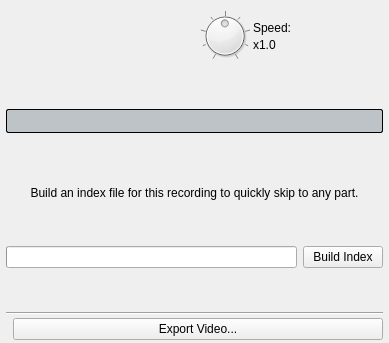
<?xml version="1.0" encoding="UTF-8"?>
<ui version="4.0">
 <class>PlaybackDialog</class>
 <widget class="QDialog" name="PlaybackDialog">
  <property name="geometry">
   <rect>
    <x>0</x>
    <y>0</y>
    <width>389</width>
    <height>343</height>
   </rect>
  </property>
  <property name="sizePolicy">
   <sizepolicy hsizetype="Preferred" vsizetype="Minimum">
    <horstretch>0</horstretch>
    <verstretch>0</verstretch>
   </sizepolicy>
  </property>
  <property name="maximumSize">
   <size>
    <width>16777215</width>
    <height>343</height>
   </size>
  </property>
  <property name="windowTitle">
   <string>Playback</string>
  </property>
  <layout class="QVBoxLayout" stretch="1,4,0,0">
   <property name="spacing">
    <number>3</number>
   </property>
   <property name="leftMargin">
    <number>6</number>
   </property>
   <property name="topMargin">
    <number>6</number>
   </property>
   <property name="rightMargin">
    <number>6</number>
   </property>
   <property name="bottomMargin">
    <number>3</number>
   </property>
   <item>
    <layout class="QHBoxLayout">
     <item>
      <layout class="QHBoxLayout">
       <item>
        <widget class="QToolButton" name="skipBackward">
         <property name="enabled">
          <bool>false</bool>
         </property>
         <property name="sizePolicy">
          <sizepolicy hsizetype="Minimum" vsizetype="Maximum">
           <horstretch>0</horstretch>
           <verstretch>0</verstretch>
          </sizepolicy>
         </property>
         <property name="toolTip">
          <string>Skip backward</string>
         </property>
         <property name="icon">
          <iconset theme="media-skip-backward">
           <normaloff>theme:media-skip-backward.svg</normaloff>theme:media-skip-backward.svg</iconset>
         </property>
         <property name="iconSize">
          <size>
           <width>32</width>
           <height>32</height>
          </size>
         </property>
         <property name="autoRaise">
          <bool>true</bool>
         </property>
        </widget>
       </item>
       <item>
        <widget class="QToolButton" name="play">
         <property name="sizePolicy">
          <sizepolicy hsizetype="Minimum" vsizetype="Ignored">
           <horstretch>0</horstretch>
           <verstretch>0</verstretch>
          </sizepolicy>
         </property>
         <property name="maximumSize">
          <size>
           <width>16777215</width>
           <height>52</height>
          </size>
         </property>
         <property name="toolTip">
          <string>Play</string>
         </property>
         <property name="icon">
          <iconset theme="media-playback-start">
           <normaloff>theme:media-playback-start.svg</normaloff>theme:media-playback-start.svg</iconset>
         </property>
         <property name="iconSize">
          <size>
           <width>42</width>
           <height>42</height>
          </size>
         </property>
         <property name="checkable">
          <bool>true</bool>
         </property>
         <property name="autoRaise">
          <bool>true</bool>
         </property>
        </widget>
       </item>
       <item>
        <widget class="QToolButton" name="stepForward">
         <property name="sizePolicy">
          <sizepolicy hsizetype="Minimum" vsizetype="Maximum">
           <horstretch>0</horstretch>
           <verstretch>0</verstretch>
          </sizepolicy>
         </property>
         <property name="toolTip">
          <string>Step</string>
         </property>
         <property name="icon">
          <iconset theme="media-seek-forward">
           <normaloff>theme:media-seek-forward.svg</normaloff>theme:media-seek-forward.svg</iconset>
         </property>
         <property name="iconSize">
          <size>
           <width>32</width>
           <height>32</height>
          </size>
         </property>
         <property name="autoRaise">
          <bool>true</bool>
         </property>
        </widget>
       </item>
       <item>
        <widget class="QToolButton" name="skipForward">
         <property name="sizePolicy">
          <sizepolicy hsizetype="Minimum" vsizetype="Maximum">
           <horstretch>0</horstretch>
           <verstretch>0</verstretch>
          </sizepolicy>
         </property>
         <property name="toolTip">
          <string>Skip stroke</string>
         </property>
         <property name="icon">
          <iconset theme="media-skip-forward">
           <normaloff>theme:media-skip-forward.svg</normaloff>theme:media-skip-forward.svg</iconset>
         </property>
         <property name="iconSize">
          <size>
           <width>32</width>
           <height>32</height>
          </size>
         </property>
         <property name="autoRaise">
          <bool>true</bool>
         </property>
        </widget>
       </item>
      </layout>
     </item>
     <item>
      <spacer>
       <property name="orientation">
        <enum>Qt::Horizontal</enum>
       </property>
      </spacer>
     </item>
     <item>
      <layout class="QGridLayout">
       <item row="0" column="0" rowspan="2">
        <widget class="QDial" name="speedcontrol">
         <property name="sizePolicy">
          <sizepolicy hsizetype="Fixed" vsizetype="Ignored">
           <horstretch>0</horstretch>
           <verstretch>0</verstretch>
          </sizepolicy>
         </property>
         <property name="maximumSize">
          <size>
           <width>50</width>
           <height>50</height>
          </size>
         </property>
         <property name="minimum">
          <number>1</number>
         </property>
         <property name="maximum">
          <number>200</number>
         </property>
         <property name="value">
          <number>100</number>
         </property>
         <property name="notchTarget">
          <double>25.000000000000000</double>
         </property>
         <property name="notchesVisible">
          <bool>true</bool>
         </property>
        </widget>
       </item>
       <item row="1" column="1">
        <widget class="QLabel" name="speedLabel">
         <property name="sizePolicy">
          <sizepolicy hsizetype="Minimum" vsizetype="Preferred">
           <horstretch>0</horstretch>
           <verstretch>0</verstretch>
          </sizepolicy>
         </property>
         <property name="text">
          <string notr="true">x1.0</string>
         </property>
         <property name="alignment">
          <set>Qt::AlignLeading|Qt::AlignLeft|Qt::AlignTop</set>
         </property>
        </widget>
       </item>
       <item row="0" column="1">
        <widget class="QLabel">
         <property name="sizePolicy">
          <sizepolicy hsizetype="Minimum" vsizetype="Preferred">
           <horstretch>0</horstretch>
           <verstretch>0</verstretch>
          </sizepolicy>
         </property>
         <property name="text">
          <string>Speed:</string>
         </property>
         <property name="alignment">
          <set>Qt::AlignBottom|Qt::AlignLeading|Qt::AlignLeft</set>
         </property>
        </widget>
       </item>
      </layout>
     </item>
    </layout>
   </item>
   <item>
    <widget class="QStackedWidget" name="indexStack">
     <property name="currentIndex">
      <number>0</number>
     </property>
     <widget class="QWidget" name="buildIndexPage">
      <layout class="QVBoxLayout" stretch="1,0,0,0">
       <property name="spacing">
        <number>6</number>
       </property>
       <property name="leftMargin">
        <number>0</number>
       </property>
       <property name="topMargin">
        <number>0</number>
       </property>
       <property name="rightMargin">
        <number>0</number>
       </property>
       <property name="bottomMargin">
        <number>0</number>
       </property>
       <item>
        <widget class="QProgressBar" name="playbackProgress">
         <property name="styleSheet">
          <string notr="true">QProgressBar {
background: #bdc3c7;
border: 1px solid black;
border-radius: 2px;
}

QProgressBar::chunk {
background-color: #f67400;
border-right: 2px solid black;
}</string>
         </property>
         <property name="value">
          <number>0</number>
         </property>
         <property name="textVisible">
          <bool>false</bool>
         </property>
        </widget>
       </item>
       <item>
        <spacer>
         <property name="orientation">
          <enum>Qt::Vertical</enum>
         </property>
        </spacer>
       </item>
       <item>
        <widget class="QLabel" name="noIndexReason">
         <property name="sizePolicy">
          <sizepolicy hsizetype="Expanding" vsizetype="Fixed">
           <horstretch>0</horstretch>
           <verstretch>0</verstretch>
          </sizepolicy>
         </property>
         <property name="text">
          <string>Build an index file for this recording to quickly skip to any part.</string>
         </property>
         <property name="alignment">
          <set>Qt::AlignCenter</set>
         </property>
        </widget>
       </item>
       <item>
        <layout class="QHBoxLayout">
         <property name="spacing">
          <number>6</number>
         </property>
         <item>
          <widget class="QProgressBar" name="buildIndexProgress">
           <property name="textVisible">
            <bool>false</bool>
           </property>
          </widget>
         </item>
         <item>
          <widget class="QPushButton" name="buildIndexButton">
           <property name="sizePolicy">
            <sizepolicy hsizetype="Fixed" vsizetype="Fixed">
             <horstretch>0</horstretch>
             <verstretch>0</verstretch>
            </sizepolicy>
           </property>
           <property name="text">
            <string>Build Index</string>
           </property>
           <property name="autoDefault">
            <bool>false</bool>
           </property>
          </widget>
         </item>
        </layout>
       </item>
      </layout>
     </widget>
     <widget class="QWidget" name="filmstripPage">
      <layout class="QVBoxLayout">
       <item>
        <widget class="widgets::Filmstrip" name="filmStrip">
         <property name="sizePolicy">
          <sizepolicy hsizetype="Expanding" vsizetype="Expanding">
           <horstretch>0</horstretch>
           <verstretch>0</verstretch>
          </sizepolicy>
         </property>
        </widget>
       </item>
      </layout>
     </widget>
    </widget>
   </item>
   <item>
    <widget class="Line" name="line">
     <property name="orientation">
      <enum>Qt::Horizontal</enum>
     </property>
    </widget>
   </item>
   <item>
    <layout class="QHBoxLayout">
     <item>
      <widget class="QStackedWidget" name="exportStack">
       <property name="sizePolicy">
        <sizepolicy hsizetype="Preferred" vsizetype="Fixed">
         <horstretch>0</horstretch>
         <verstretch>0</verstretch>
        </sizepolicy>
       </property>
       <property name="currentIndex">
        <number>1</number>
       </property>
       <widget class="QWidget" name="page">
        <layout class="QHBoxLayout">
         <property name="leftMargin">
          <number>0</number>
         </property>
         <property name="topMargin">
          <number>0</number>
         </property>
         <property name="rightMargin">
          <number>0</number>
         </property>
         <property name="bottomMargin">
          <number>0</number>
         </property>
         <item>
          <widget class="QLabel">
           <property name="sizePolicy">
            <sizepolicy hsizetype="Fixed" vsizetype="Fixed">
             <horstretch>0</horstretch>
             <verstretch>0</verstretch>
            </sizepolicy>
           </property>
           <property name="text">
            <string>Frame:</string>
           </property>
          </widget>
         </item>
         <item>
          <widget class="QLabel" name="frameLabel">
           <property name="sizePolicy">
            <sizepolicy hsizetype="Preferred" vsizetype="Fixed">
             <horstretch>0</horstretch>
             <verstretch>0</verstretch>
            </sizepolicy>
           </property>
           <property name="frameShadow">
            <enum>QFrame::Sunken</enum>
           </property>
           <property name="text">
            <string notr="true">0</string>
           </property>
          </widget>
         </item>
         <item>
          <spacer>
           <property name="orientation">
            <enum>Qt::Horizontal</enum>
           </property>
          </spacer>
         </item>
         <item>
          <widget class="QCheckBox" name="autoSaveFrame">
           <property name="sizePolicy">
            <sizepolicy hsizetype="Fixed" vsizetype="Fixed">
             <horstretch>0</horstretch>
             <verstretch>0</verstretch>
            </sizepolicy>
           </property>
           <property name="toolTip">
            <string>Automatically save a frame at each step</string>
           </property>
           <property name="text">
            <string>Autosave</string>
           </property>
          </widget>
         </item>
         <item>
          <widget class="QPushButton" name="saveFrame">
           <property name="enabled">
            <bool>false</bool>
           </property>
           <property name="text">
            <string>Save frame</string>
           </property>
          </widget>
         </item>
         <item>
          <widget class="QPushButton" name="stopExport">
           <property name="text">
            <string>Stop</string>
           </property>
           <property name="autoDefault">
            <bool>false</bool>
           </property>
          </widget>
         </item>
        </layout>
       </widget>
       <widget class="QWidget">
        <layout class="QHBoxLayout">
         <property name="leftMargin">
          <number>0</number>
         </property>
         <property name="topMargin">
          <number>0</number>
         </property>
         <property name="rightMargin">
          <number>0</number>
         </property>
         <property name="bottomMargin">
          <number>0</number>
         </property>
         <item>
          <spacer>
           <property name="orientation">
            <enum>Qt::Horizontal</enum>
           </property>
          </spacer>
         </item>
         <item>
          <widget class="QPushButton" name="configureExportButton">
           <property name="text">
            <string>Export Video...</string>
           </property>
           <property name="autoDefault">
            <bool>false</bool>
           </property>
          </widget>
         </item>
        </layout>
       </widget>
      </widget>
     </item>
    </layout>
   </item>
  </layout>
 </widget>
 <customwidgets>
  <customwidget>
   <class>widgets::Filmstrip</class>
   <extends>QWidget</extends>
   <header>desktop/widgets/filmstrip.h</header>
  </customwidget>
 </customwidgets>
 <resources/>
 <connections/>
</ui>
